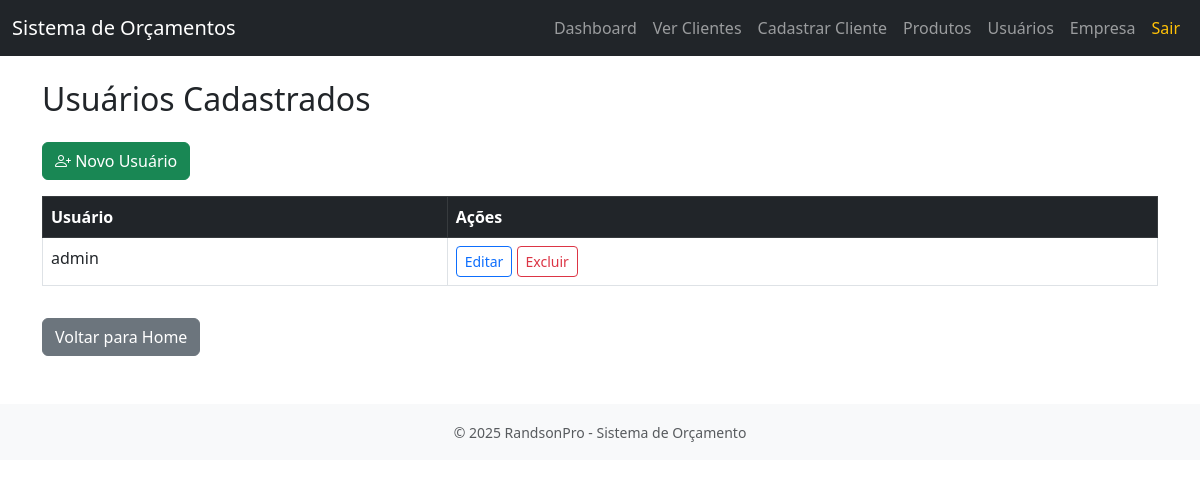
Before: /usuarios (signed in) with the older database file.
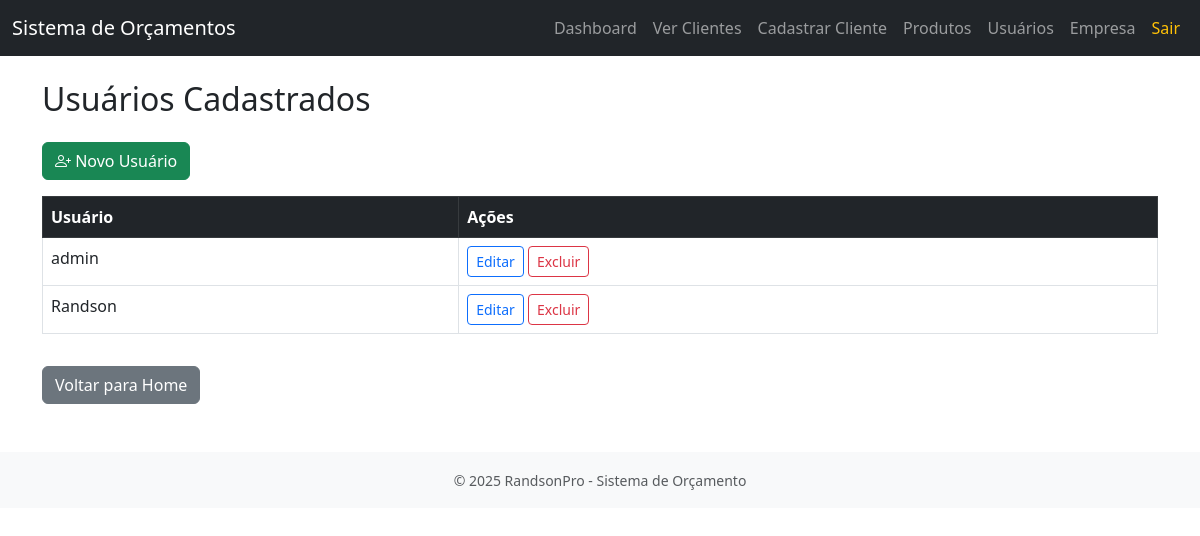
After: the same page with the newer database file.
### models.py (models this page shows)
class Usuario(db.Model):
    __tablename__ = 'usuarios'
    id = db.Column(db.Integer, primary_key=True)
    username = db.Column(db.String(50), unique=True, nullable=False)
    senha = db.Column(db.String(100), nullable=False)  # Armazenar como hash

### app.py (the view)
@app.route('/usuarios')
@login_required
def listar_usuarios():
    usuarios = Usuario.query.all()
    return render_template('usuarios.html', usuarios=usuarios)

### app.py (called while the page is built)
def login_required(f):
    @wraps(f)
    def decorated_function(*args, **kwargs):
        if 'usuario_id' not in session:
            flash("Você precisa estar logado para acessar esta página.", "warning")
            return redirect(url_for('login'))
        return f(*args, **kwargs)
    return decorated_function

@app.context_processor
def inject_datetime():
    return {'datetime': datetime}

### templates/usuarios.html (shortened to what this page needs)
{% extends 'base.html' %}
{% block content %}
<h2 class="mb-4">Usuários Cadastrados</h2>
<a href="{{ url_for('cadastrar_usuario') }}" class="btn btn-success mb-3">
  <i class="bi bi-person-plus"></i> Novo Usuário
</a>
{% if usuarios %}
  <table class="table table-hover table-bordered">
    <thead class="table-dark">
      <tr>
        <th>Usuário</th>
        <th>Ações</th>
      </tr>
    </thead>
    <tbody>
      {% for usuario in usuarios %}
      <tr>
        <td>{{ usuario.username }}</td>
        <td>
          <a href="{{ url_for('editar_usuario', usuario_id=usuario.id) }}" class="btn btn-sm btn-outline-primary">
            Editar
          </a>
          <a href="{{ url_for('excluir_usuario', usuario_id=usuario.id) }}" class="btn btn-sm btn-outline-danger"
             onclick="return confirm('Tem certeza que deseja excluir este usuário?')">
            Excluir
          </a>
        </td>
      </tr>
      {% endfor %}
    </tbody>
  </table>
{% else %}
  <div class="alert alert-warning">Nenhum usuário cadastrado ainda.</div>
{% endif %}
<a href="{{ url_for('home') }}" class="btn btn-secondary mt-3">Voltar para Home</a>
{% endblock %}

Changed rows visible on the page:
added Usuario: username "Randson"
